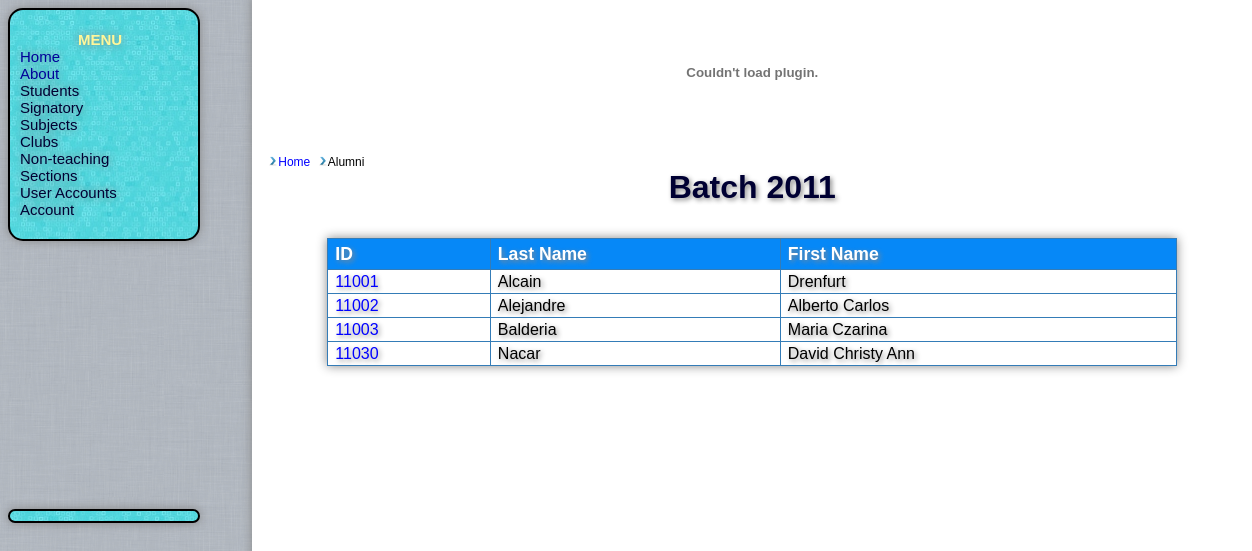
Screenshot of /alumni.php?batch=2011 (signed in) with the database file from the repository.
### tables this page shows
CREATE TABLE `students` (
  `stid` varchar(10) NOT NULL,
  `lname` varchar(255) NOT NULL DEFAULT ' ',
  `fname` varchar(255) NOT NULL DEFAULT ' ',
  `mname` varchar(255) NOT NULL DEFAULT ' ',
  `yrlevel` int(11) NOT NULL DEFAULT '1',
  `cont_num` varchar(11) NOT NULL DEFAULT '0',
  `address` varchar(255) NOT NULL DEFAULT ' ',
  `is_alumni` tinyint(1) DEFAULT '0',
  PRIMARY KEY (`stid`),
  KEY `st_index` (`stid`)
);

### alumni.php (the view, shortened to what this page needs)
<?php
include('include/clearance.php');
include("breadcrumbs.php");
$batch = (isset($_GET['batch']))?$_GET['batch']:$_SESSION['batch'];
$query="SELECT stid,lname,fname FROM students WHERE yrlevel = $batch";
$students = mysql_query($query) or die (mysql_error());
$count2 = 0;
echo "<p><h1>Batch $batch<h1></p>";
echo '<table id="table">';
echo "<tr><th>ID</th><th>Last Name</th><th>First Name</th></tr>";
while($row = mysql_fetch_row($students))
{
        $tr = ($count2%2==0)?'<tr>':'<tr class="alt">';
        echo $tr;
        echo '<td><a href ="profile.php?stid='.$row[0].'&alumni=1">'.$row[0].'</td>';
        for($count=1;$count<sizeof($row);$count++)
                echo "<td>$row[$count]</td>";
        echo '</tr>';
}
echo '</table>';
?>

### css/general.css (style rules this page uses)
body { font-family:Arial,Helvetica,sans-serif; background: #E0DEDF; background-image:url(img/bg.png); }
#table { position:relative; font-family:"Trebuchet MS", Arial, Helvetica, sans-serif; border-collapse:collapse; width:85%; box-shadow: 0px 0px 10px #888888; -box-shadow:0px 0px 10px #888888; -webkit-box-shadow: 0px 0px 10px #888888; }
#table td, #table th { font-size:1em; border:1px solid #347CB7; padding:3px 7px 2px 7px; background-color:#fff; }
#table th { font-size:1.1em; text-align:left; padding-top:5px; padding-bottom:4px; background-color:#0688F7; color:#ffffff; }
#group tr td { margin: 20px; }
p { font-size:1em; }
a:link, a:visited { color:#0000ff; text-decoration:none; font-family:Arial,Helvetica,sans-serif; }
h1 { color:#003; text-shadow:2px 2px 5px #888; }

### rows the page displays
students: stid "11001", lname "Alcain", fname "Drenfurt"
students: stid "11002", lname "Alejandre", fname "Alberto Carlos"
students: stid "11003", lname "Balderia", fname "Maria Czarina"
students: stid "11030", lname "Nacar", fname "David Christy Ann"

### other values shown
$crumb['label'] "Home"
$crumb['label'] "Alumni"
$batch "2011"
